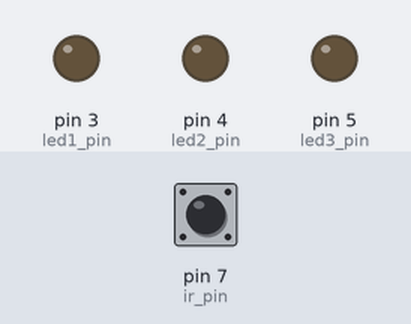
Bench run of a sketch on a simulated Arduino Uno, built with avr-gcc and run on an emulated ATmega328P. Parts: output pins drawn as LEDs (lit = HIGH). Inputs (shaded band) come from the test bench; at power-on: pin 7 (ir_pin) LOW.

Above: at 1.2 s.
1.3 s: pin 7 (ir_pin) driven HIGH
At 2.2 s:
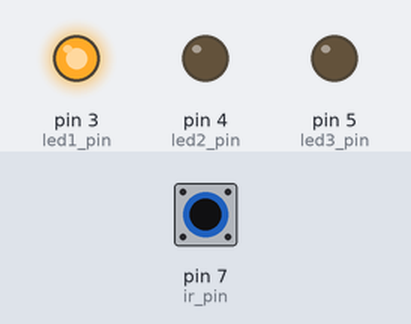
2.8 s: pin 7 (ir_pin) pulsed LOW 5 times (0.12 s each, 0.3 s apart)
At 4.6 s:
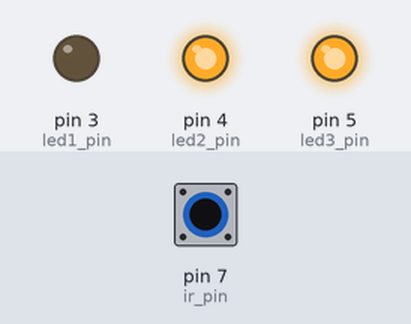
5.8 s: pin 7 (ir_pin) pulsed LOW 2 times (0.12 s each, 0.3 s apart)
At 6.07 s:
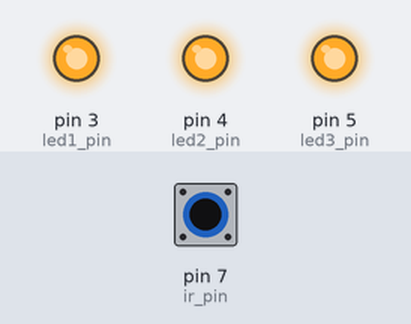
Timing chart, 0 to 8.8 s (numbered marks = the images above; inputs shaded):
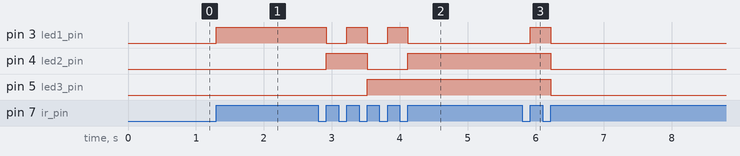

The sketch:

hit_testing.ino
```cpp
// hit_testing.ino -- Tests the IR Beams for detection
// Epic Robotz, dlb, Sept 2021

volatile unsigned long hit_count = 0;
volatile unsigned long hit_time = 0;
volatile bool ready_for_hit = true;
const int ir_pin = 7;
const int led1_pin = 3;
const int led2_pin = 4;
const int led3_pin = 5;

void setup() {
  pinMode(led1_pin, OUTPUT);
  pinMode(led2_pin, OUTPUT);
  pinMode(led3_pin, OUTPUT);
  attachInterrupt(digitalPinToInterrupt(ir_pin), hit_count_isr, RISING);

  PCICR |= 4;    // Turns on PCINT[23:16] (all 8 pins)
  PCMSK2 = 0x80; // With above, turns on interrupt Change for pin D7 only.
}

void writeCount(int c) {
  if (c & 0x0001) {
    digitalWrite(led1_pin, HIGH);
  } else {
    digitalWrite(led1_pin, LOW);
  }
  if (c & 0x0002) {
    digitalWrite(led2_pin, HIGH);
  } else {
    digitalWrite(led2_pin, LOW);
  }
  if (c & 0x0004) {
    digitalWrite(led3_pin, HIGH);
  } else {
    digitalWrite(led3_pin, LOW);
  }
}

void hit_count_isr() {
  if (!ready_for_hit) return;
  hit_time = micros();
  hit_count++;
  ready_for_hit = false;
}

ISR(PCINT2_vect) {
  if (digitalRead(ir_pin)) hit_count_isr();
}

void blink() {
  for(; 1; ) {
    delay(100);
    digitalWrite(led3_pin, HIGH);
    delay(100);
    digitalWrite(led3_pin, LOW);
  }
}

void loop() {
  if (!ready_for_hit) {
    if (micros() - hit_time > 20000) {
      ready_for_hit = true;
    }
  }
  writeCount(hit_count);
}
```

Measured:
- after the input at 1.3 s, pin 3 (led1_pin): LOW → HIGH at once
- after the input at 2.8 s, pin 3 (led1_pin): alternates HIGH for 0.30 s and LOW for 0.30 s, 5 changes in all, then stays LOW, starting after 0.12 s; pin 4 (led2_pin): LOW → HIGH after 0.12 s, → LOW 0.60 s later, → HIGH 0.60 s later; pin 5 (led3_pin): LOW → HIGH after 0.72 s
- after the input at 5.8 s, pin 3 (led1_pin): LOW → HIGH after 0.12 s, → LOW 0.30 s later; pin 4 (led2_pin), pin 5 (led3_pin): HIGH → LOW after 0.42 s
